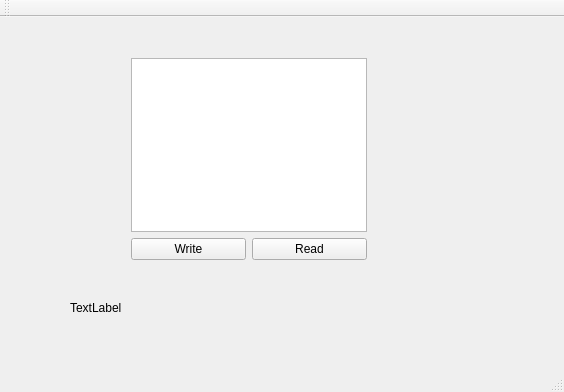
<?xml version="1.0" encoding="UTF-8"?>
<ui version="4.0">
 <class>MainWindow</class>
 <widget class="QMainWindow" name="MainWindow">
  <property name="geometry">
   <rect>
    <x>0</x>
    <y>0</y>
    <width>564</width>
    <height>392</height>
   </rect>
  </property>
  <property name="windowTitle">
   <string>MainWindow</string>
  </property>
  <widget class="QWidget" name="centralWidget">
   <widget class="QWidget" name="layoutWidget">
    <property name="geometry">
     <rect>
      <x>120</x>
      <y>30</y>
      <width>258</width>
      <height>224</height>
     </rect>
    </property>
    <layout class="QVBoxLayout" name="verticalLayout">
     <item>
      <widget class="QPlainTextEdit" name="plainTextEdit"/>
     </item>
     <item>
      <layout class="QHBoxLayout" name="horizontalLayout">
       <item>
        <widget class="QPushButton" name="write">
         <property name="text">
          <string>Write</string>
         </property>
        </widget>
       </item>
       <item>
        <widget class="QPushButton" name="read">
         <property name="text">
          <string>Read</string>
         </property>
        </widget>
       </item>
      </layout>
     </item>
    </layout>
   </widget>
   <widget class="QLabel" name="label">
    <property name="geometry">
     <rect>
      <x>70</x>
      <y>260</y>
      <width>361</width>
      <height>61</height>
     </rect>
    </property>
    <property name="text">
     <string>TextLabel</string>
    </property>
   </widget>
  </widget>
  <widget class="QMenuBar" name="menuBar">
   <property name="geometry">
    <rect>
     <x>0</x>
     <y>0</y>
     <width>564</width>
     <height>19</height>
    </rect>
   </property>
  </widget>
  <widget class="QToolBar" name="mainToolBar">
   <attribute name="toolBarArea">
    <enum>TopToolBarArea</enum>
   </attribute>
   <attribute name="toolBarBreak">
    <bool>false</bool>
   </attribute>
  </widget>
  <widget class="QStatusBar" name="statusBar"/>
 </widget>
 <layoutdefault spacing="6" margin="11"/>
 <resources/>
 <connections/>
</ui>
